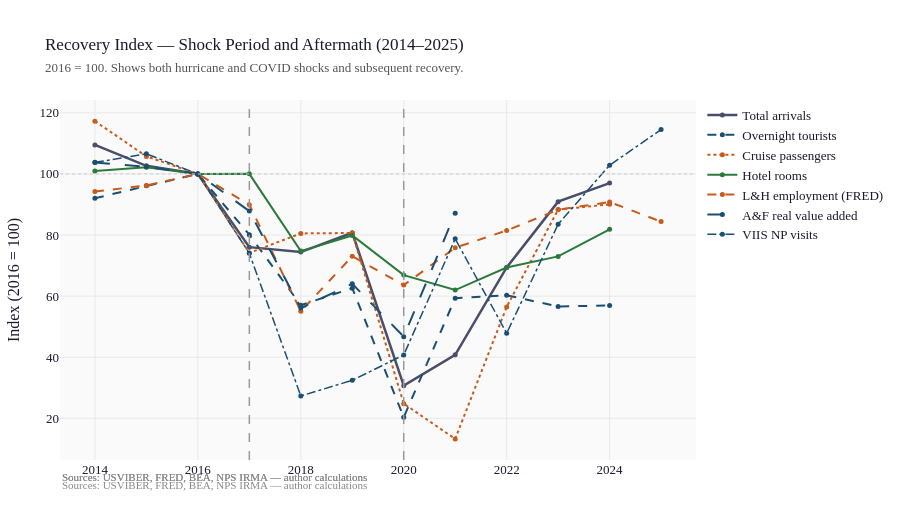

The notebook cell this image was saved under:
### Markdown cell above
---
## 3. Hurricane Shock and Recovery

### Code cell
# Focused view: 2014–2024
focus = idx_wide.query("2014 <= year <= 2025").copy()

fig = go.Figure()
for name, color, dash, width in series_styles:
    if name not in focus.columns:
        continue
    sub = focus[["year", name]].dropna()
    fig.add_trace(
        go.Scatter(
            x=sub["year"],
            y=sub[name],
            mode="lines+markers",
            name=name,
            line=dict(color=color, dash=dash, width=width),
            marker=dict(size=5),
        )
    )

fig.add_hline(
    y=100,
    line=dict(color="#ccc", width=1, dash="dot"),
    annotation_text="2016 = 100",
    annotation_position="right",
    annotation_font=dict(size=10, color="#999"),
)
for x_val, label in [(2017, "Irma & Maria"), (2020, "COVID-19")]:
    fig.add_vline(
        x=x_val,
        line=dict(color="#999", width=1.5, dash="dash"),
        annotation_text=label,
        annotation_position="top",
        annotation_font=dict(size=10, color="#666"),
    )

fig.update_layout(
    title=dict(
        text="Recovery Index — Shock Period and Aftermath (2014–2025)<br>"
        '<span style="font-size:13px;color:#555">2016 = 100. Shows both hurricane and COVID shocks and subsequent recovery.</span>',
        font=dict(size=17),
    ),
    yaxis_title="Index (2016 = 100)",
    height=520,
    legend=dict(orientation="v", yanchor="top", y=1, xanchor="left", x=1.01),
    margin=dict(r=180),
    annotations=[
        dict(
            xref="paper",
            yref="paper",
            x=0,
            y=-0.07,
            text='<span style="color:#888;font-size:11px">Sources: USVIBER, FRED, BEA, NPS IRMA — author calculations</span>',
            showarrow=False,
            xanchor="left",
        )
    ],
)
fig.show()

### Figure 1 — Plotly figure (JSON) as saved in the notebook; plotly's stock layout.template omitted (floating-point values rounded to 4 significant figures)
{"data": [{"line": {"color": "#4a4e69", "dash": "solid", "width": 2.5}, "marker": {"size": 5}, "mode": "lines+markers", "name": "Total arrivals", "type": "scatter", "x": [2014, 2015, 2016, 2017, 2018, 2019, 2020, 2021, 2022, 2023, 2024], "y": [109.5, 102.7, 100.0, 76.03, 74.42, 80.75, 30.68, 40.77, 69.4, 90.92, 97.01]}, {"line": {"color": "#1a4f72", "dash": "dash", "width": 2}, "marker": {"size": 5}, "mode": "lines+markers", "name": "Overnight tourists", "type": "scatter", "x": [2014, 2015, 2016, 2017, 2018, 2019, 2020, 2021, 2022, 2023, 2024], "y": [92.05, 96.11, 100.0, 80.1, 57.03, 62.58, 20.3, 59.32, 60.28, 56.6, 56.94]}, {"line": {"color": "#c85a1a", "dash": "dot", "width": 2}, "marker": {"size": 5}, "mode": "lines+markers", "name": "Cruise passengers", "type": "scatter", "x": [2014, 2015, 2016, 2017, 2018, 2019, 2020, 2021, 2022, 2023, 2024], "y": [117.3, 105.7, 100.0, 74.14, 80.53, 80.66, 24.79, 13.25, 56.46, 88.33, 90.04]}, {"line": {"color": "#2a7a3b", "dash": "solid", "width": 2}, "marker": {"size": 5}, "mode": "lines+markers", "name": "Hotel rooms", "type": "scatter", "x": [2014, 2015, 2016, 2017, 2018, 2019, 2020, 2021, 2022, 2023, 2024], "y": [101.0, 102.2, 100.0, 100.0, 74.73, 79.86, 66.88, 61.98, 69.36, 73.0, 81.88]}, {"line": {"color": "#c85a1a", "dash": "dash", "width": 2}, "marker": {"size": 5}, "mode": "lines+markers", "name": "L&H employment (FRED)", "type": "scatter", "x": [2014, 2015, 2016, 2017, 2018, 2019, 2020, 2021, 2022, 2023, 2024, 2025], "y": [94.26, 96.21, 100.0, 89.92, 55.04, 73.02, 63.6, 75.84, 81.47, 88.3, 90.79, 84.4]}, {"line": {"color": "#1a4f72", "dash": "longdash", "width": 2}, "marker": {"size": 5}, "mode": "lines+markers", "name": "A&F real value added", "type": "scatter", "x": [2014, 2015, 2016, 2017, 2018, 2019, 2020, 2021], "y": [103.7, 102.3, 100.0, 87.85, 56.07, 64.02, 46.73, 87.15]}, {"line": {"color": "#1a4f72", "dash": "dashdot", "width": 1.5}, "marker": {"size": 5}, "mode": "lines+markers", "name": "VIIS NP visits", "type": "scatter", "x": [2014, 2015, 2016, 2017, 2018, 2019, 2020, 2021, 2022, 2023, 2024, 2025], "y": [103.8, 106.6, 100.0, 74.0, 27.3, 32.43, 40.73, 78.77, 47.83, 83.55, 102.8, 114.5]}], "layout": {"annotations": [{"font": {"color": "#999", "size": 10}, "showarrow": false, "text": "<span style=\"color:#888;font-size:11px\">Sources: USVIBER, FRED, BEA, NPS IRMA — author calculations</span>", "x": 0, "xanchor": "left", "xref": "paper", "y": -0.07, "yanchor": "middle", "yref": "paper"}, {"font": {"color": "#666", "size": 10}, "showarrow": false, "text": "<span style=\"color:#888;font-size:11px\">Sources: USVIBER, FRED, BEA, NPS IRMA — author calculations</span>", "x": 0, "xanchor": "left", "xref": "paper", "y": -0.07, "yanchor": "bottom", "yref": "paper"}, {"font": {"color": "#666", "size": 10}, "showarrow": false, "text": "<span style=\"color:#888;font-size:11px\">Sources: USVIBER, FRED, BEA, NPS IRMA — author calculations</span>", "x": 0, "xanchor": "left", "xref": "paper", "y": -0.07, "yanchor": "bottom", "yref": "paper"}], "height": 520, "legend": {"orientation": "v", "x": 1.01, "xanchor": "left", "y": 1, "yanchor": "top"}, "margin": {"r": 180}, "shapes": [{"line": {"color": "#ccc", "dash": "dot", "width": 1}, "type": "line", "x0": 0, "x1": 1, "xref": "x domain", "y0": 100, "y1": 100, "yref": "y"}, {"line": {"color": "#999", "dash": "dash", "width": 1.5}, "type": "line", "x0": 2017, "x1": 2017, "xref": "x", "y0": 0, "y1": 1, "yref": "y domain"}, {"line": {"color": "#999", "dash": "dash", "width": 1.5}, "type": "line", "x0": 2020, "x1": 2020, "xref": "x", "y0": 0, "y1": 1, "yref": "y domain"}], "title": {"font": {"size": 17}, "text": "Recovery Index — Shock Period and Aftermath (2014–2025)<br><span style=\"font-size:13px;color:#555\">2016 = 100. Shows both hurricane and COVID shocks and subsequent recovery.</span>"}, "yaxis": {"title": {"text": "Index (2016 = 100)"}}}}
